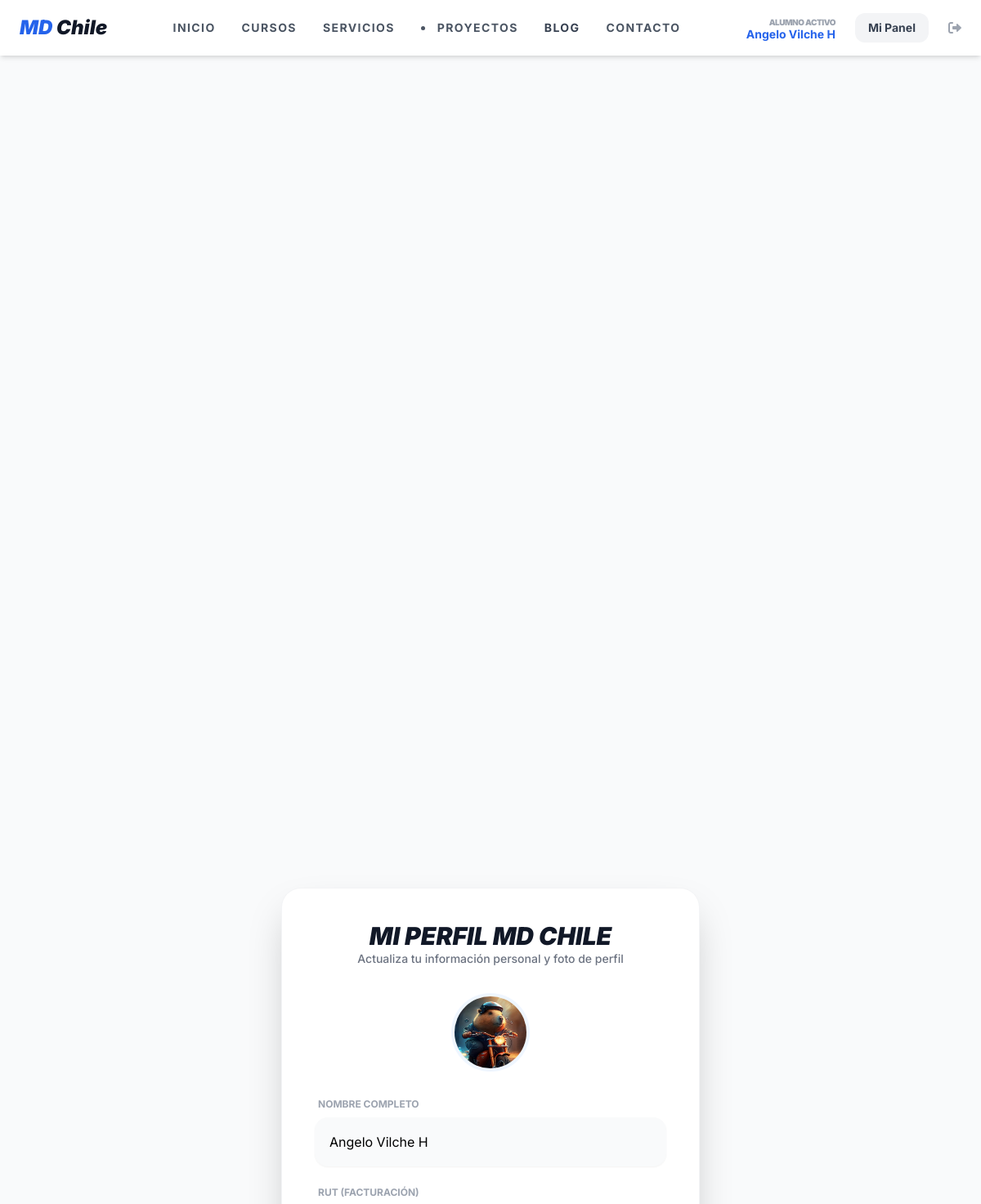
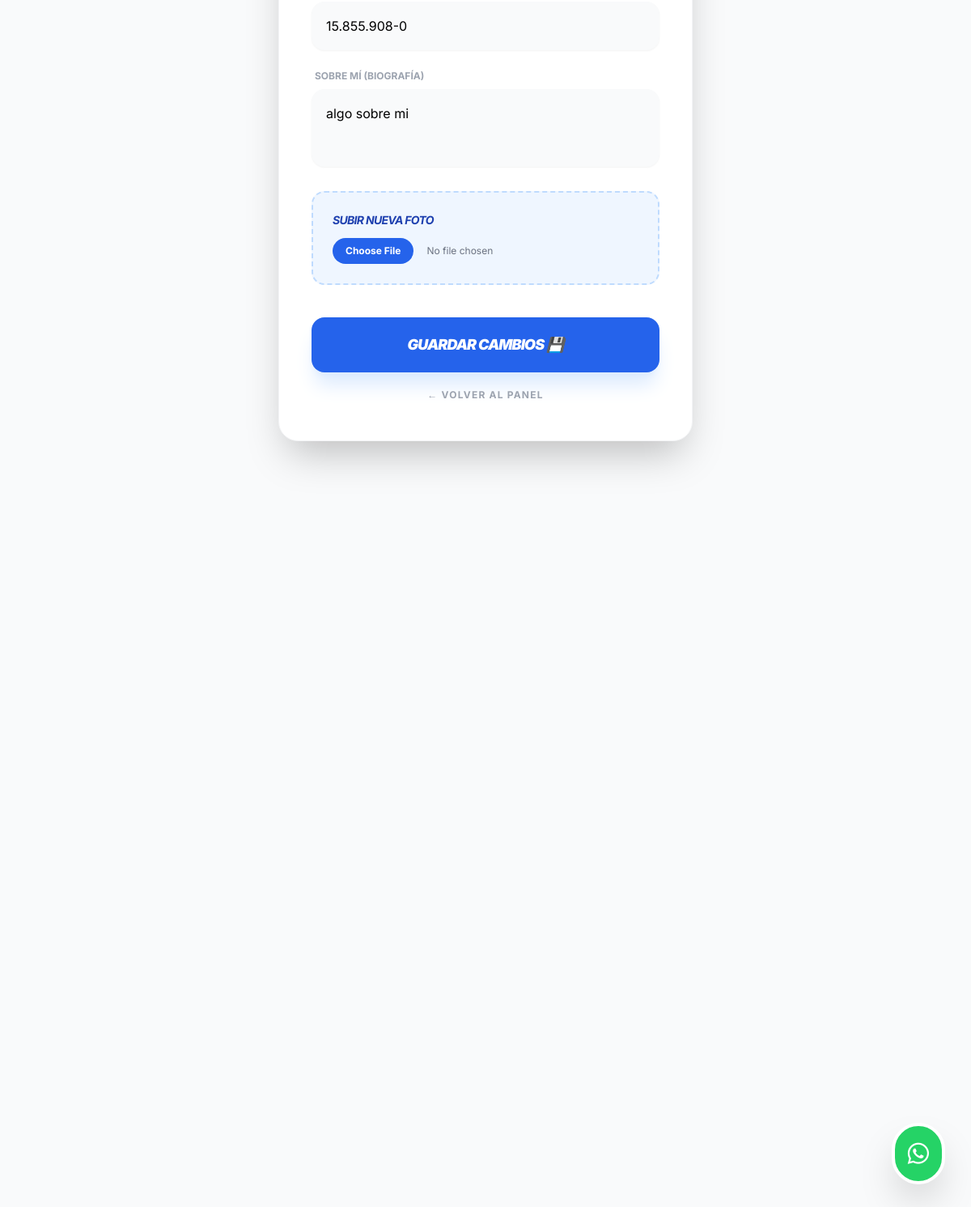
/profile/edit/ (signed in), run on the app's committed database (2 pictures, top to bottom).
### users/models.py (models this page shows, shortened)
class User(AbstractUser):
    is_client = models.BooleanField(default=True)
    is_admin_user = models.BooleanField(default=False)
    profile_picture = models.ImageField(upload_to='users/profiles/', null=True, blank=True)
    bio = models.TextField(max_length=500, blank=True)
    rut = models.CharField(max_length=12, blank=True, null=True)
    linkedin_url = models.URLField(blank=True, null=True)

### courses/views.py (the view, shortened to what this page needs)
# urls.py: path('profile/edit/', views.edit_profile, name='edit_profile'),
@login_required
def edit_profile(request):
    return render(request, 'account/edit_profile.html')

### templates/account/edit_profile.html (shortened to what this page needs)
{% extends 'base.html' %}
{% block content %}
<div class="container mx-auto p-8 bg-gray-50 min-h-screen flex items-center justify-center">
    <div class="max-w-lg w-full bg-white rounded-3xl shadow-2xl p-10 border border-gray-100">
        <div class="text-center mb-8">
            <h2 class="text-3xl font-black text-gray-900 italic uppercase">Mi Perfil MD Chile</h2>
            <p class="text-gray-500 font-medium text-sm">Actualiza tu información personal y foto de perfil</p>
        </div>
        <form method="POST" enctype="multipart/form-data" class="space-y-6">
            <div class="flex flex-col items-center mb-6">
                <div class="w-24 h-24 rounded-full overflow-hidden border-4 border-blue-50 bg-gray-100 mb-2">
                    {% if user.profile_picture %}
                        <img src="{{ user.profile_picture.url }}" class="w-full h-full object-cover">
                    {% else %}
                        <div class="w-full h-full flex items-center justify-center text-3xl">👤</div>
                    {% endif %}
                </div>
            </div>
            <div>
                <label class="block text-xs font-bold text-gray-400 uppercase mb-2 ml-1">Nombre Completo</label>
                <input type="text" name="first_name" value="{{ user.first_name }}"
                       class="w-full p-4 bg-gray-50 rounded-2xl border-2 border-transparent focus:border-blue-500 focus:bg-white outline-none transition-all shadow-sm"
                       placeholder="Tu nombre">
            </div>
            <div>
                <label class="block text-xs font-bold text-gray-400 uppercase mb-2 ml-1">RUT (Facturación)</label>
                <input type="text" name="rut" value="{{ user.rut|default:'' }}"
                       class="w-full p-4 bg-gray-50 rounded-2xl border-2 border-transparent focus:border-blue-500 focus:bg-white outline-none transition-all shadow-sm"
                       placeholder="12.345.678-9">
            </div>
            <div>
                <label class="block text-xs font-bold text-gray-400 uppercase mb-2 ml-1">Sobre mí (Biografía)</label>
                <textarea name="bio" rows="3"
                          class="w-full p-4 bg-gray-50 rounded-2xl border-2 border-transparent focus:border-blue-500 focus:bg-white outline-none transition-all shadow-sm h-24 resize-none">{{ user.bio }}</textarea>
            </div>
            <div class="bg-blue-50 p-6 rounded-2xl border-2 border-dashed border-blue-200">
                <label class="block text-sm font-bold text-blue-800 mb-3 uppercase tracking-tighter italic">Subir nueva foto</label>
                <input type="file" name="avatar" accept="image/*"
                       class="block w-full text-xs text-gray-500 file:mr-4 file:py-2 file:px-4 file:rounded-full file:border-0 file:text-xs file:font-bold file:bg-blue-600 file:text-white hover:file:bg-blue-700 cursor-pointer">
            </div>
            <div class="pt-4 space-y-3">
                <button type="submit"
                        class="w-full bg-blue-600 text-white py-5 rounded-2xl font-black shadow-xl shadow-blue-100 hover:bg-blue-700 hover:-translate-y-1 transition-all text-lg uppercase italic tracking-tighter">
                    Guardar Cambios 💾
                </button>
                <a href="{% url 'dashboard' %}"
                   class="block text-center text-gray-400 font-bold py-2 hover:text-blue-600 transition-colors uppercase text-xs tracking-widest">
                    ← Volver al Panel
                </a>
            </div>
        </form>
    </div>
</div>
{% endblock %}

### templates/base.html (shortened to what this page needs)
<!DOCTYPE html>
<html lang="es">
<head>
    <script src="https://cdn.tailwindcss.com"></script>
    <link rel="stylesheet" href="https://cdnjs.cloudflare.com/ajax/libs/font-awesome/6.0.0/css/all.min.css">
</head>
<body class="bg-gray-50 flex flex-col min-h-screen">
    <nav class="bg-white shadow-md py-4 px-6 flex justify-between items-center sticky top-0 z-50">
        <a href="{% url 'home' %}" class="text-2xl font-black text-blue-600 italic">
            MD <span class="text-gray-900">Chile</span>
        </a>
        <div class="hidden md:flex space-x-8 font-bold text-gray-600 uppercase text-sm tracking-widest">
            <a href="{% url 'home' %}" class="hover:text-blue-600 transition">Inicio</a>
            <a href="{% url 'dashboard' %}" class="hover:text-blue-600 transition">Cursos</a>
            <a href="{% url 'services_list' %}" class="hover:text-blue-600 transition">Servicios</a>
            <li class="nav-item">
            <a class="nav-link {% if request.path == '/proyectos/' %}active{% endif %}" href="{% url 'projects_list' %}">PROYECTOS</a>
            </li>
            <a href="{% url 'blog_list' %}" class="text-gray-700 hover:text-blue-600 font-bold transition">Blog</a>
            <a href="{% url 'contact_view' %}" class="hover:text-blue-600 transition">Contacto</a>
        </div>
        <div class="flex items-center space-x-4">
            {% if user.is_authenticated %}
                <div class="hidden lg:flex flex-col items-end mr-2">
                    <span class="text-[10px] font-black text-gray-400 uppercase tracking-tighter">Alumno Activo</span>
                    <span class="text-sm font-bold text-blue-600 leading-none">
                        {% if user.first_name %}{{ user.first_name }}{% else %}{{ user.username }}{% endif %}
                    </span>
                </div>
                <a href="{% url 'dashboard' %}" class="bg-gray-100 text-gray-700 px-4 py-2 rounded-xl hover:bg-gray-200 transition font-bold text-sm">
                    Mi Panel
                </a>
                <form method="post" action="{% url 'account_logout' %}" class="inline">
                    <button type="submit" class="text-gray-400 hover:text-red-500 transition ml-2">
                        <i class="fas fa-sign-out-alt"></i>
                    </button>
                </form>
            {% endif %}
        </div>
    </nav>
    <main class="flex-grow">
        {% block content %}{% endblock %}
    </main>
    <a href="https://wa.me/56975899661" target="_blank"
       class="fixed bottom-8 right-8 bg-[#25D366] text-white p-4 rounded-full shadow-2xl hover:scale-110 transition-transform z-50 flex items-center justify-center border-4 border-white">
        <i class="fab fa-whatsapp text-3xl"></i>
    </a>
</body>
</html>

### templates/base.html (style rules this page uses)
body { font-family: 'Inter', sans-serif; }

### data on the page
User: first_name "Angelo Vilche H", profile_picture (picture), rut "15.855.908-0", bio "algo sobre mi"
